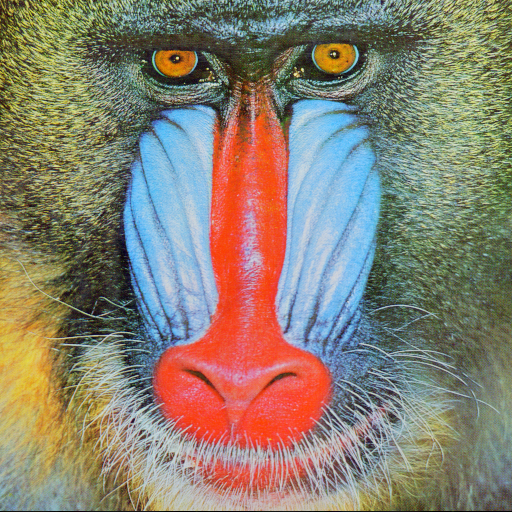
#> input picture img/baboon.png, 512 x 512 px
$ python e07_ycbcr.py
#> lines starting #> are read from the running program, lines starting #| are printed output that depends on the picture
#> further down, img_bgr is the input picture: shape (512, 512, 3); mean B, G, R 113.1, 128.9, 137.4
#!/usr/bin/env python3
import cv2 as cv
import numpy as np

def rgb_to_ycbcr(image_rgb):
    # 1. Convertir a flotante para precisión en el cálculo
    img = image_rgb.astype(np.float32)

    # 2. Definir la matriz de transformación (Estándar BT.601)
    # Nota: Los pesos están diseñados para que Y esté en [0, 255]
    # y Cb, Cr centrados mediante el offset de 128.

    transform_matrix = np.array([[ 0.299,     0.587,     0.114],
                                 [-0.168736, -0.331264,  0.5],
                                 [ 0.5,      -0.418688, -0.081312]])

    # 3. Aplicar el producto punto (dot product) entre la imagen y la matriz
    # Usamos .dot() sobre el último eje (los canales)
    ycbcr = img.dot(transform_matrix.T)
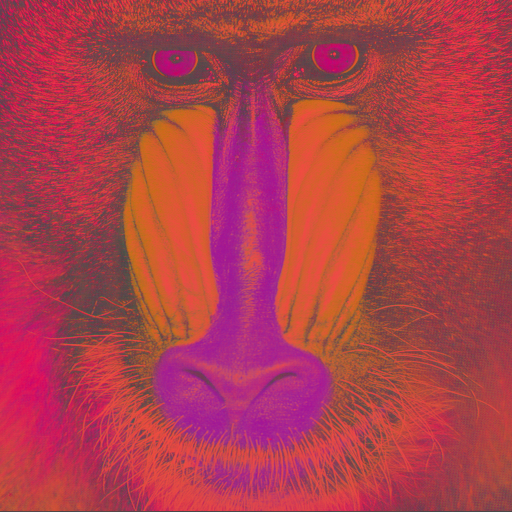
#> ycbcr: shape (512, 512, 3) float64; mean R, G, B 129.6, -9.3, 5.5; drawn with min black and max white

    # 4. Sumar los offsets para Cb y Cr
    ycbcr[:, :, 1] += 128
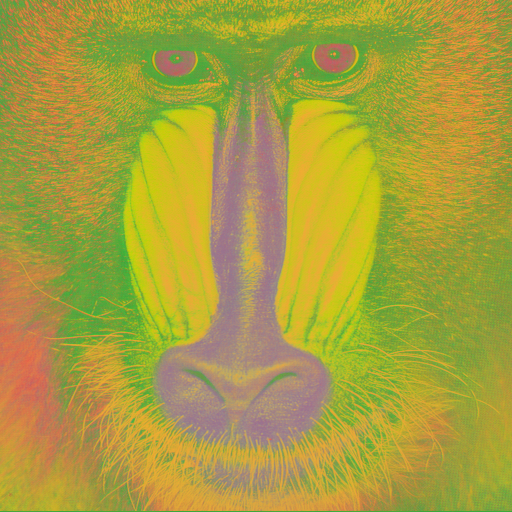
#> ycbcr: shape (512, 512, 3) float64; mean R, G, B 129.6, 118.7, 5.5; drawn with min black and max white
    ycbcr[:, :, 2] += 128
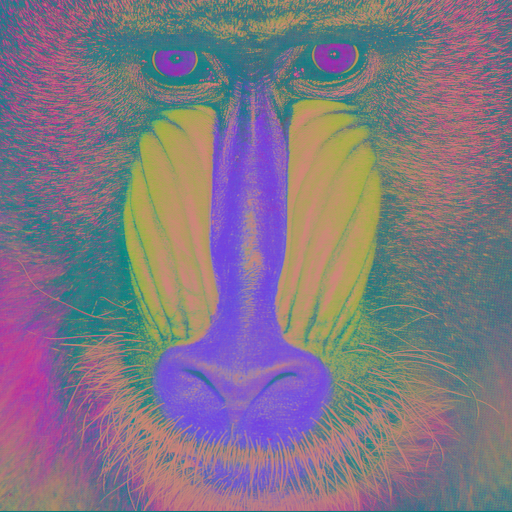
#> ycbcr: shape (512, 512, 3) float64; mean R, G, B 129.6, 118.7, 133.5

    return np.uint8(np.clip(ycbcr, 0, 255))
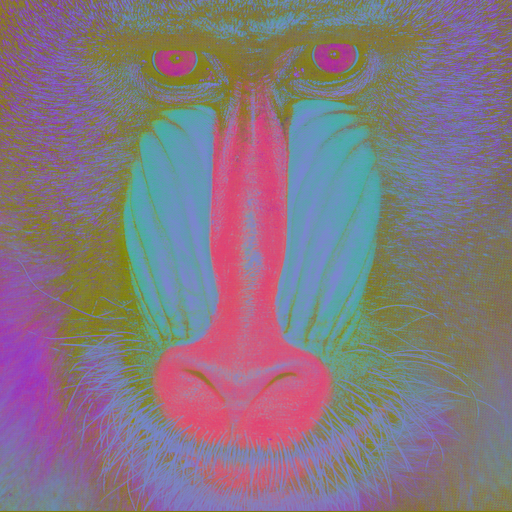
#> returned value: shape (512, 512, 3); mean of channels 0, 1, 2 129.1, 118.2, 133; drawn as B, G, R

# --- Prueba del programa ---
# Cargar imagen (OpenCV carga en BGR por defecto, la pasamos a RGB)
img_bgr = cv.imread('img/baboon.png')
img_rgb = cv.cvtColor(img_bgr, cv.COLOR_BGR2RGB)

img_ycbcr = rgb_to_ycbcr(img_rgb)

# Separar canales para visualizarlos
Y, Cb, Cr = cv.split(img_ycbcr)
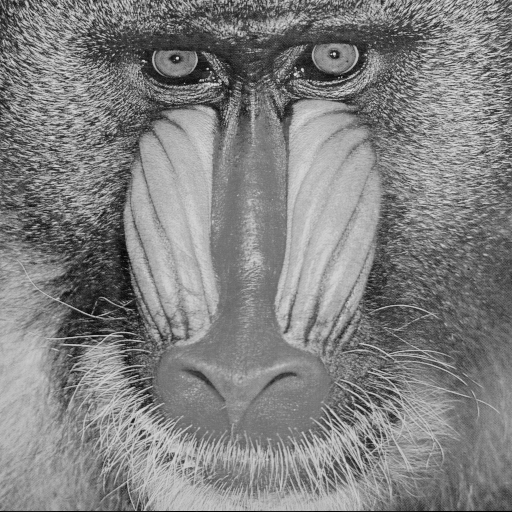
#> Y: shape (512, 512); min 0, max 230, mean 129.1
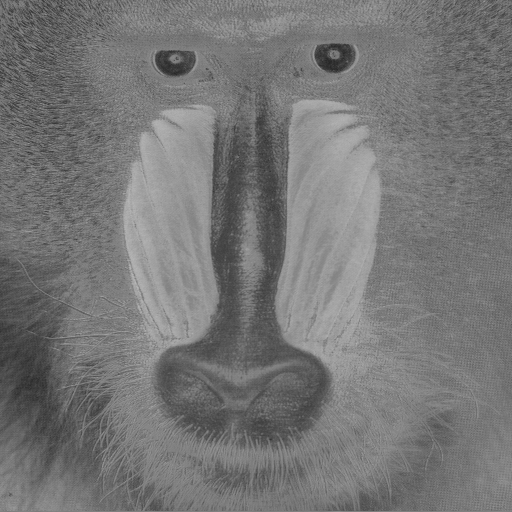
#> Cb: shape (512, 512); min 38, max 183, mean 118.2
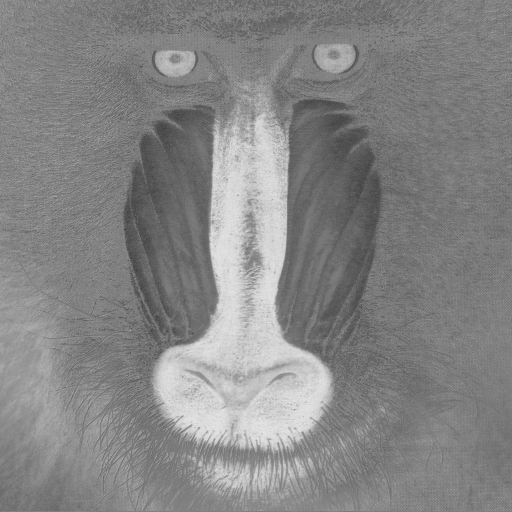
#> Cr: shape (512, 512); min 59, max 230, mean 133

cv.imshow('Luminancia (Y)', Y)
cv.imshow('Croma Azul (Cb)', Cb)
cv.imshow('Croma Rojo (Cr)', Cr)
cv.waitKey(0)
cv.destroyAllWindows()

$ run again, with img/ball_red.png copied over img/baboon.png
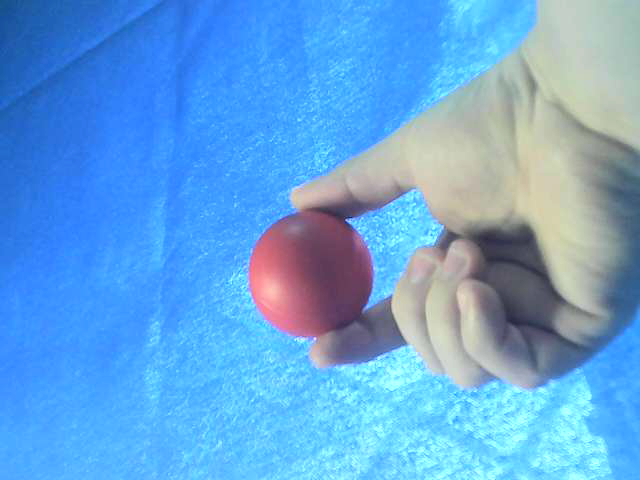
#> input picture img/ball_red.png, 640 x 480 px
#> img_bgr is the input picture: shape (480, 640, 3); mean B, G, R 219.9, 164.2, 101.5
#> `Y, Cb, Cr = cv.split(img_ycbcr)`:
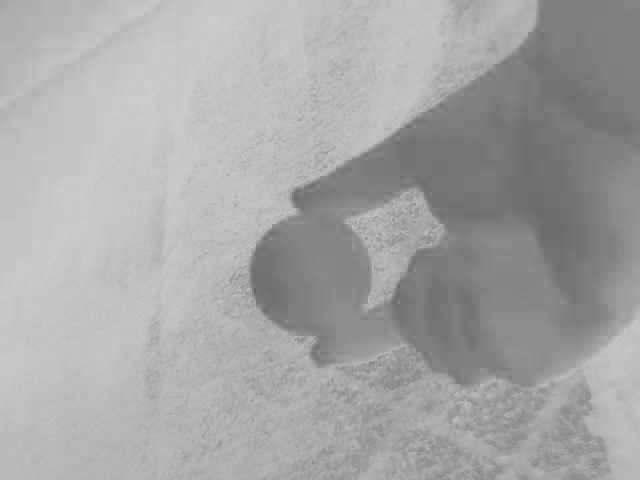
#> Cb: shape (480, 640); min 100, max 207, mean 165.9
#> `Y, Cb, Cr = cv.split(img_ycbcr)`:
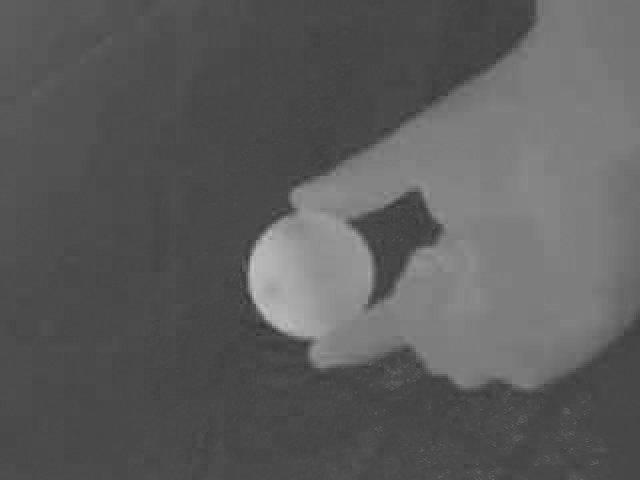
#> Cr: shape (480, 640); min 53, max 196, mean 91.6

$ run again, with img/color_wheel.png copied over img/baboon.png
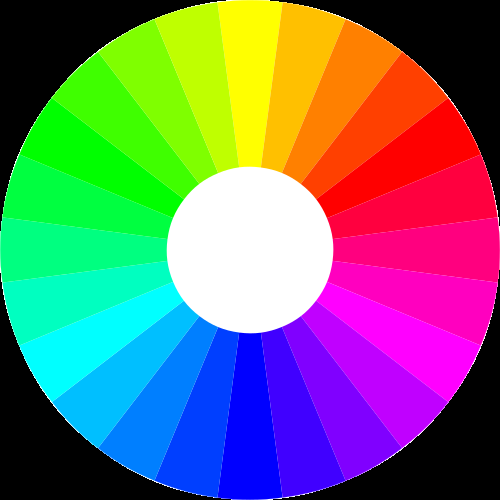
#> input picture img/color_wheel.png, 500 x 500 px
#> img_bgr is the input picture: shape (500, 500, 3); mean B, G, R 112.5, 112.5, 112.5
#> `Y, Cb, Cr = cv.split(img_ycbcr)`:
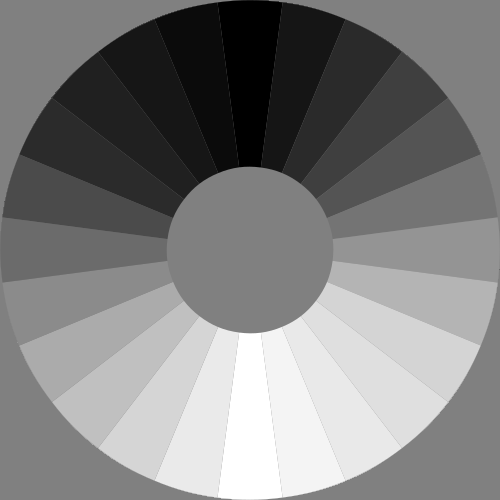
#> Cb: shape (500, 500); min 0, max 255, mean 127.6
#> `Y, Cb, Cr = cv.split(img_ycbcr)`:
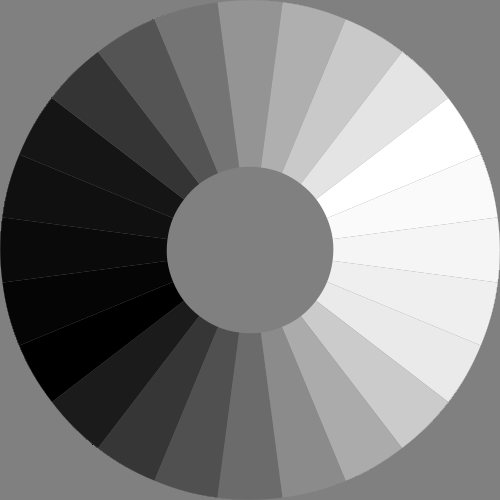
#> Cr: shape (500, 500); min 0, max 255, mean 127.7
